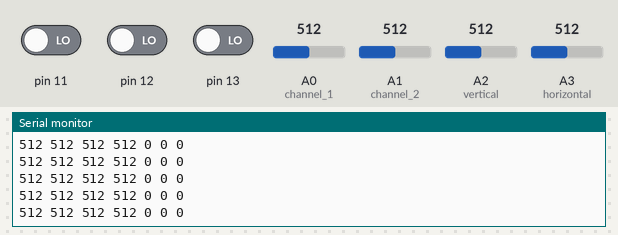
Recording of a sketch running on a simulated Arduino Uno, built with avr-gcc and run on an emulated ATmega328P. Shown: the last lines printed to the serial monitor. The test bench sets the inputs (shaded band); at power-on: A0 (channel_1) = 512, A1 (channel_2) = 512, pin 11 LOW, pin 12 LOW, pin 13 LOW, A2 (vertical) = 512, A3 (horizontal) = 512.

Above: at 1.2 s.
1.3 s: A0 (channel_1) set to 107
At 2.0 s:
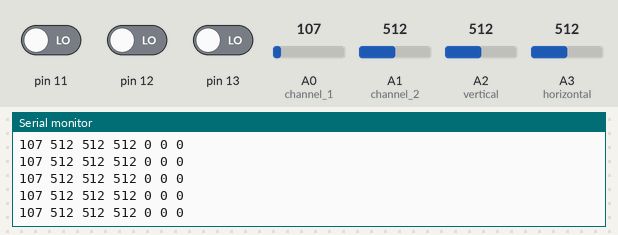
2.8 s: A0 (channel_1) set to 91
At 3.3 s:
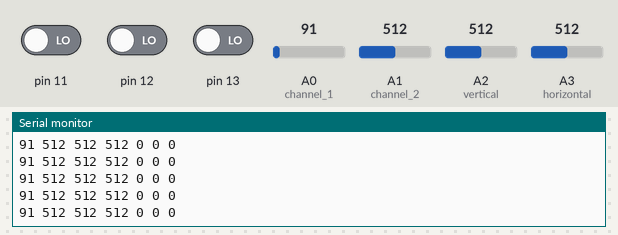
8.8 s: A1 (channel_2) set to 111
At 9.7 s:
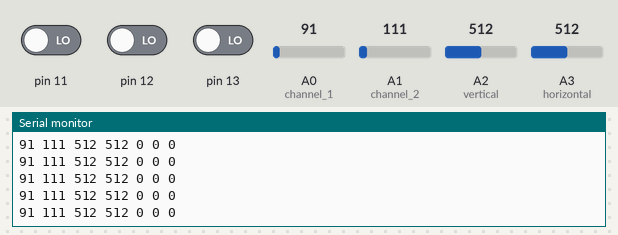
10.3 s: A1 (channel_2) set to 95
At 11.2 s:
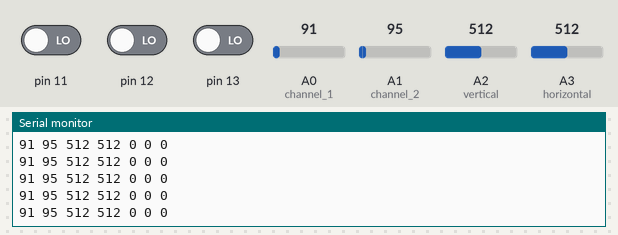
Timing chart, 0 to 13.3 s (numbered marks = the images above; inputs shaded):
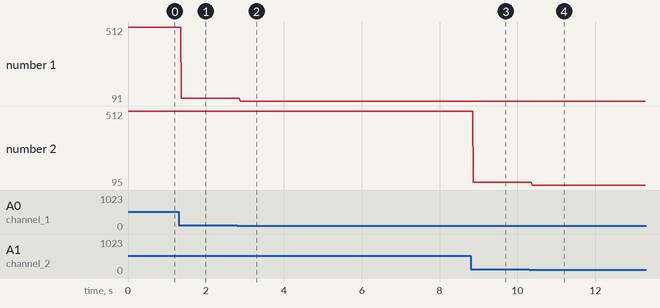

Measured:
- after the input at 1.3 s, the serial monitor: prints a new line after 0.07 s (image 1)
- after the input at 2.8 s, the serial monitor: prints a new line after 0.08 s (image 2)
- after the input at 8.8 s, the serial monitor: prints a new line after 0.07 s (image 3)
- after the input at 10.3 s, the serial monitor: prints a new line after 0.07 s (image 4)
- plotted number 1: 512 → 107 after the input at 1.3 s, 107 → 91 after the input at 2.8 s
- plotted number 2: 512 → 111 after the input at 8.8 s, 111 → 95 after the input at 10.3 s

The sketch:

scope.ino
```cpp
/*
  The basic function of this sketch is to read
  inputs and broadcast them through the serial port.
  A python program will pick up the signal and use it
  to draw the input.
*/

//import custom library for toggle switches
#include <ToggleSwitch.h>

int channel_1 = A0; // scope channels
int channel_2 = A1;

int vertical = A2; //sensitivity controls
int horizontal = A3;

//toggle switches
ToggleSwitch ch1_toggle(13);  //turns channel 1 on and off
ToggleSwitch ch2_toggle(12);  //turns channel 2 on and off
ToggleSwitch trigger(11);     //switches 'trigger' on and off
void setup(){
  pinMode(channel_1, INPUT);
  pinMode(channel_2, INPUT);
  pinMode(vertical, INPUT);
  pinMode(horizontal,INPUT);
  Serial.begin(9600);
}

void loop(){
  broadcast();
}

/*
  Reads from each defined pin and prints the result to
  serial.
*/

void broadcast(){
  //print state of all pins in one line separated by
  //spaces

  Serial.print(analogRead(channel_1),10);
  Serial.print(" ");
  Serial.print(analogRead(channel_2),10);
  Serial.print(" ");
  Serial.print(analogRead(vertical),10);
  Serial.print(" ");
  Serial.print(analogRead(horizontal),10);
  Serial.print(" ");
  Serial.print(ch1_toggle.read_state(),10);
  Serial.print(" ");
  Serial.print(ch2_toggle.read_state(),10);
  Serial.print(" ");
  Serial.print(trigger.read_state(),10);
  Serial.print("\n");

}
```
